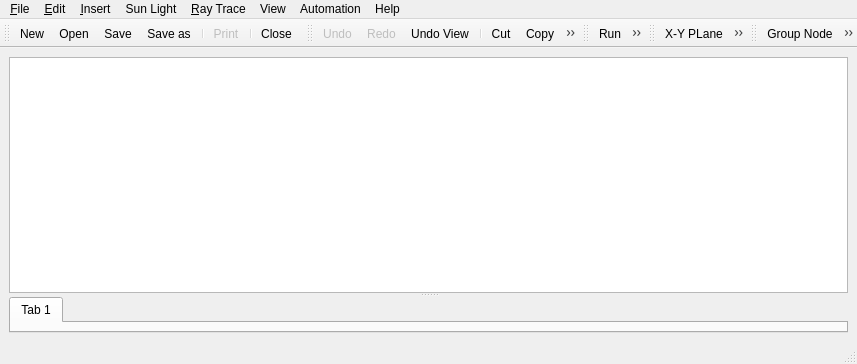
<?xml version="1.0" encoding="UTF-8"?>
<ui version="4.0">
 <author>Manuel J. Blanco</author>
 <class>MainWindow</class>
 <widget class="QMainWindow" name="MainWindow">
  <property name="enabled">
   <bool>true</bool>
  </property>
  <property name="geometry">
   <rect>
    <x>0</x>
    <y>0</y>
    <width>857</width>
    <height>364</height>
   </rect>
  </property>
  <property name="sizePolicy">
   <sizepolicy hsizetype="Expanding" vsizetype="Expanding">
    <horstretch>0</horstretch>
    <verstretch>0</verstretch>
   </sizepolicy>
  </property>
  <property name="acceptDrops">
   <bool>true</bool>
  </property>
  <property name="windowTitle">
   <string>Tonatiuh</string>
  </property>
  <property name="windowIcon">
   <iconset resource="../../tonatiuh.qrc">
    <normaloff>:/icons/LogoTonatiuh.png</normaloff>:/icons/LogoTonatiuh.png</iconset>
  </property>
  <widget class="QWidget" name="centralWidget">
   <property name="sizePolicy">
    <sizepolicy hsizetype="Expanding" vsizetype="Expanding">
     <horstretch>0</horstretch>
     <verstretch>0</verstretch>
    </sizepolicy>
   </property>
   <layout class="QVBoxLayout">
    <item>
     <widget class="QSplitter" name="horizontalSplitter">
      <property name="orientation">
       <enum>Qt::Horizontal</enum>
      </property>
      <widget class="QSplitter" name="modelSplitter">
       <property name="orientation">
        <enum>Qt::Vertical</enum>
       </property>
       <widget class="SceneModelView" name="sceneModelView">
        <property name="sizePolicy">
         <sizepolicy hsizetype="Preferred" vsizetype="Preferred">
          <horstretch>0</horstretch>
          <verstretch>0</verstretch>
         </sizepolicy>
        </property>
        <property name="acceptDrops">
         <bool>true</bool>
        </property>
        <property name="horizontalScrollBarPolicy">
         <enum>Qt::ScrollBarAsNeeded</enum>
        </property>
        <property name="dragEnabled">
         <bool>true</bool>
        </property>
        <property name="dragDropMode">
         <enum>QAbstractItemView::DragDrop</enum>
        </property>
        <property name="selectionBehavior">
         <enum>QAbstractItemView::SelectRows</enum>
        </property>
        <property name="animated">
         <bool>true</bool>
        </property>
        <property name="allColumnsShowFocus">
         <bool>false</bool>
        </property>
       </widget>
       <widget class="ParametersView" name="parametersView">
        <property name="currentIndex">
         <number>0</number>
        </property>
        <widget class="QWidget" name="tab">
         <attribute name="title">
          <string>Tab 1</string>
         </attribute>
        </widget>
       </widget>
      </widget>
     </widget>
    </item>
   </layout>
  </widget>
  <widget class="QMenuBar" name="menubar">
   <property name="geometry">
    <rect>
     <x>0</x>
     <y>0</y>
     <width>857</width>
     <height>25</height>
    </rect>
   </property>
   <widget class="QMenu" name="menuEdit">
    <property name="title">
     <string>&amp;Edit</string>
    </property>
    <addaction name="actionUndo"/>
    <addaction name="actionRedo"/>
    <addaction name="separator"/>
    <addaction name="actionCut"/>
    <addaction name="actionCopy"/>
    <addaction name="actionPasteCopy"/>
    <addaction name="actionPasteLink"/>
    <addaction name="actionDelete"/>
   </widget>
   <widget class="QMenu" name="menuFile">
    <property name="title">
     <string>&amp;File</string>
    </property>
    <widget class="QMenu" name="menuRecent">
     <property name="title">
      <string>&amp;Recent</string>
     </property>
    </widget>
    <addaction name="actionNew"/>
    <addaction name="actionOpen"/>
    <addaction name="menuRecent"/>
    <addaction name="separator"/>
    <addaction name="actionSave"/>
    <addaction name="actionSaveAs"/>
    <addaction name="actionSaveComponent"/>
    <addaction name="separator"/>
    <addaction name="actionPrint"/>
    <addaction name="separator"/>
    <addaction name="actionClose"/>
   </widget>
   <widget class="QMenu" name="menuView">
    <property name="title">
     <string>View</string>
    </property>
    <addaction name="actionAxis"/>
    <addaction name="actionBackground"/>
    <addaction name="actionEdit_Mode"/>
    <addaction name="separator"/>
    <addaction name="action_X_Y_Plane"/>
    <addaction name="action_X_Z_Plane"/>
    <addaction name="action_Y_Z_Plane"/>
    <addaction name="actionSunPlane"/>
    <addaction name="separator"/>
    <addaction name="actionGrid"/>
    <addaction name="actionGridSettings"/>
   </widget>
   <widget class="QMenu" name="menuInsert">
    <property name="title">
     <string>&amp;Insert</string>
    </property>
    <widget class="QMenu" name="menuShape">
     <property name="enabled">
      <bool>false</bool>
     </property>
     <property name="title">
      <string>Shape</string>
     </property>
    </widget>
    <widget class="QMenu" name="menuMaterial">
     <property name="enabled">
      <bool>false</bool>
     </property>
     <property name="title">
      <string>Material</string>
     </property>
    </widget>
    <widget class="QMenu" name="menuTracker">
     <property name="enabled">
      <bool>false</bool>
     </property>
     <property name="title">
      <string>Tracker</string>
     </property>
    </widget>
    <addaction name="actionNode"/>
    <addaction name="actionSurfaceNode"/>
    <addaction name="separator"/>
    <addaction name="menuShape"/>
    <addaction name="menuMaterial"/>
    <addaction name="menuTracker"/>
    <addaction name="separator"/>
    <addaction name="actionUserComponent"/>
   </widget>
   <widget class="QMenu" name="menuSun_Light">
    <property name="title">
     <string>Sun Light</string>
    </property>
    <addaction name="actionDefineSunLight"/>
    <addaction name="actionCalculateSunPosition"/>
    <addaction name="actionDisconnect_All_Trackers"/>
   </widget>
   <widget class="QMenu" name="menu_Raytrace">
    <property name="title">
     <string>&amp;Ray Trace</string>
    </property>
    <addaction name="actionRun"/>
    <addaction name="actionDisplayRays"/>
    <addaction name="actionExportPhotonMap"/>
    <addaction name="separator"/>
    <addaction name="actionRayTraceOptions"/>
    <addaction name="actionReset_Analyzer_Values"/>
   </widget>
   <widget class="QMenu" name="menuHelp">
    <property name="title">
     <string>Help</string>
    </property>
    <addaction name="actionCheckForUpdates"/>
    <addaction name="separator"/>
    <addaction name="actionAbout"/>
   </widget>
   <widget class="QMenu" name="menuAutomation">
    <property name="title">
     <string>Automation</string>
    </property>
    <addaction name="actionOpenScriptEditor"/>
   </widget>
   <addaction name="menuFile"/>
   <addaction name="menuEdit"/>
   <addaction name="menuInsert"/>
   <addaction name="menuSun_Light"/>
   <addaction name="menu_Raytrace"/>
   <addaction name="menuView"/>
   <addaction name="menuAutomation"/>
   <addaction name="menuHelp"/>
  </widget>
  <widget class="QStatusBar" name="statusbar"/>
  <widget class="QToolBar" name="fileToolBar">
   <property name="windowTitle">
    <string>File</string>
   </property>
   <property name="orientation">
    <enum>Qt::Horizontal</enum>
   </property>
   <attribute name="toolBarArea">
    <enum>TopToolBarArea</enum>
   </attribute>
   <attribute name="toolBarBreak">
    <bool>false</bool>
   </attribute>
   <addaction name="actionNew"/>
   <addaction name="actionOpen"/>
   <addaction name="actionSave"/>
   <addaction name="actionSaveAs"/>
   <addaction name="separator"/>
   <addaction name="actionPrint"/>
   <addaction name="separator"/>
   <addaction name="actionClose"/>
  </widget>
  <widget class="QToolBar" name="editToolBar">
   <property name="windowTitle">
    <string>Edit</string>
   </property>
   <property name="orientation">
    <enum>Qt::Horizontal</enum>
   </property>
   <attribute name="toolBarArea">
    <enum>TopToolBarArea</enum>
   </attribute>
   <attribute name="toolBarBreak">
    <bool>false</bool>
   </attribute>
   <addaction name="actionUndo"/>
   <addaction name="actionRedo"/>
   <addaction name="actionUndoView"/>
   <addaction name="separator"/>
   <addaction name="actionCut"/>
   <addaction name="actionCopy"/>
   <addaction name="actionPasteCopy"/>
   <addaction name="actionPasteLink"/>
   <addaction name="actionDelete"/>
  </widget>
  <widget class="QToolBar" name="raytraceToolBar">
   <property name="windowTitle">
    <string>Ray Tracer</string>
   </property>
   <attribute name="toolBarArea">
    <enum>TopToolBarArea</enum>
   </attribute>
   <attribute name="toolBarBreak">
    <bool>false</bool>
   </attribute>
   <addaction name="actionRun"/>
   <addaction name="actionExportPhotonMap"/>
  </widget>
  <widget class="QToolBar" name="viewToolBar">
   <property name="windowTitle">
    <string>View</string>
   </property>
   <attribute name="toolBarArea">
    <enum>TopToolBarArea</enum>
   </attribute>
   <attribute name="toolBarBreak">
    <bool>false</bool>
   </attribute>
   <addaction name="action_X_Y_Plane"/>
   <addaction name="action_Y_Z_Plane"/>
   <addaction name="action_X_Z_Plane"/>
   <addaction name="actionSunPlane"/>
   <addaction name="separator"/>
   <addaction name="actionGridSettings"/>
  </widget>
  <widget class="QToolBar" name="insertTollBar">
   <property name="windowTitle">
    <string>Node Kits</string>
   </property>
   <attribute name="toolBarArea">
    <enum>TopToolBarArea</enum>
   </attribute>
   <attribute name="toolBarBreak">
    <bool>false</bool>
   </attribute>
   <addaction name="actionNode"/>
   <addaction name="actionSurfaceNode"/>
   <addaction name="actionAnalyzerNode"/>
  </widget>
  <action name="actionNew">
   <property name="icon">
    <iconset resource="../../tonatiuh.qrc">
     <normaloff>:/icons/new.png</normaloff>:/icons/new.png</iconset>
   </property>
   <property name="text">
    <string>&amp;New</string>
   </property>
  </action>
  <action name="actionOpen">
   <property name="icon">
    <iconset resource="../../tonatiuh.qrc">
     <normaloff>:/icons/open.png</normaloff>:/icons/open.png</iconset>
   </property>
   <property name="text">
    <string>&amp;Open ...</string>
   </property>
  </action>
  <action name="actionSave">
   <property name="icon">
    <iconset resource="../../tonatiuh.qrc">
     <normaloff>:/icons/save.png</normaloff>:/icons/save.png</iconset>
   </property>
   <property name="text">
    <string>&amp;Save</string>
   </property>
  </action>
  <action name="actionSaveAs">
   <property name="icon">
    <iconset resource="../../tonatiuh.qrc">
     <normaloff>:/icons/saveas.png</normaloff>:/icons/saveas.png</iconset>
   </property>
   <property name="text">
    <string>Save &amp;as ...</string>
   </property>
  </action>
  <action name="actionPrint">
   <property name="enabled">
    <bool>false</bool>
   </property>
   <property name="icon">
    <iconset resource="../../tonatiuh.qrc">
     <normaloff>:/icons/print.png</normaloff>:/icons/print.png</iconset>
   </property>
   <property name="text">
    <string>&amp;Print</string>
   </property>
  </action>
  <action name="actionClose">
   <property name="icon">
    <iconset resource="../../tonatiuh.qrc">
     <normaloff>:/icons/close.png</normaloff>:/icons/close.png</iconset>
   </property>
   <property name="text">
    <string>&amp;Close</string>
   </property>
  </action>
  <action name="actionUndo">
   <property name="enabled">
    <bool>false</bool>
   </property>
   <property name="icon">
    <iconset resource="../../tonatiuh.qrc">
     <normaloff>:/icons/undo.png</normaloff>:/icons/undo.png</iconset>
   </property>
   <property name="text">
    <string>&amp;Undo</string>
   </property>
  </action>
  <action name="actionRedo">
   <property name="enabled">
    <bool>false</bool>
   </property>
   <property name="icon">
    <iconset resource="../../tonatiuh.qrc">
     <normaloff>:/icons/redo.png</normaloff>:/icons/redo.png</iconset>
   </property>
   <property name="text">
    <string>&amp;Redo</string>
   </property>
  </action>
  <action name="actionCut">
   <property name="icon">
    <iconset resource="../../tonatiuh.qrc">
     <normaloff>:/icons/cut.png</normaloff>:/icons/cut.png</iconset>
   </property>
   <property name="text">
    <string>&amp;Cut</string>
   </property>
   <property name="shortcut">
    <string>Ctrl+X</string>
   </property>
  </action>
  <action name="actionCopy">
   <property name="icon">
    <iconset resource="../../tonatiuh.qrc">
     <normaloff>:/icons/copy.png</normaloff>:/icons/copy.png</iconset>
   </property>
   <property name="text">
    <string>&amp;Copy</string>
   </property>
   <property name="shortcut">
    <string>Ctrl+C</string>
   </property>
  </action>
  <action name="actionPasteCopy">
   <property name="icon">
    <iconset resource="../../tonatiuh.qrc">
     <normaloff>:/icons/paste.png</normaloff>:/icons/paste.png</iconset>
   </property>
   <property name="text">
    <string>&amp;Paste</string>
   </property>
   <property name="toolTip">
    <string>Paste a clipboard node copy</string>
   </property>
   <property name="shortcut">
    <string>Ctrl+V</string>
   </property>
  </action>
  <action name="actionRun">
   <property name="icon">
    <iconset resource="../../tonatiuh.qrc">
     <normaloff>:/icons/run.png</normaloff>:/icons/run.png</iconset>
   </property>
   <property name="text">
    <string>&amp;Run</string>
   </property>
  </action>
  <action name="actionAxis">
   <property name="checkable">
    <bool>true</bool>
   </property>
   <property name="checked">
    <bool>true</bool>
   </property>
   <property name="enabled">
    <bool>true</bool>
   </property>
   <property name="text">
    <string>Axis</string>
   </property>
   <property name="toolTip">
    <string>Draw Shape Local Axis</string>
   </property>
  </action>
  <action name="actionUndoView">
   <property name="icon">
    <iconset resource="../../tonatiuh.qrc">
     <normaloff>:/icons/undoView.png</normaloff>:/icons/undoView.png</iconset>
   </property>
   <property name="text">
    <string>Undo View</string>
   </property>
  </action>
  <action name="actionNode">
   <property name="icon">
    <iconset resource="../../tonatiuh.qrc">
     <normaloff>:/icons/separatorKit.png</normaloff>:/icons/separatorKit.png</iconset>
   </property>
   <property name="text">
    <string>Group Node</string>
   </property>
  </action>
  <action name="actionDisplayRays">
   <property name="checkable">
    <bool>true</bool>
   </property>
   <property name="checked">
    <bool>false</bool>
   </property>
   <property name="enabled">
    <bool>false</bool>
   </property>
   <property name="text">
    <string>Display rays</string>
   </property>
  </action>
  <action name="actionPasteLink">
   <property name="icon">
    <iconset resource="../../tonatiuh.qrc">
     <normaloff>:/icons/paste_link.png</normaloff>:/icons/paste_link.png</iconset>
   </property>
   <property name="text">
    <string>Paste Link</string>
   </property>
   <property name="toolTip">
    <string>Paste a link to the clipboard node</string>
   </property>
  </action>
  <action name="actionDelete">
   <property name="icon">
    <iconset resource="../../tonatiuh.qrc">
     <normaloff>:/icons/delete.png</normaloff>:/icons/delete.png</iconset>
   </property>
   <property name="text">
    <string>Delete</string>
   </property>
   <property name="shortcut">
    <string>Backspace</string>
   </property>
  </action>
  <action name="actionRayTraceOptions">
   <property name="text">
    <string>Ray Trace Options ...</string>
   </property>
  </action>
  <action name="actionSurfaceNode">
   <property name="icon">
    <iconset resource="../../tonatiuh.qrc">
     <normaloff>:/icons/shapeKit.png</normaloff>:/icons/shapeKit.png</iconset>
   </property>
   <property name="text">
    <string>Surface Node</string>
   </property>
  </action>
  <action name="action_X_Y_Plane">
   <property name="icon">
    <iconset resource="../../tonatiuh.qrc">
     <normaloff>:/icons/viewer_viewXY.png</normaloff>:/icons/viewer_viewXY.png</iconset>
   </property>
   <property name="text">
    <string>X-Y PLane</string>
   </property>
  </action>
  <action name="action_X_Z_Plane">
   <property name="icon">
    <iconset resource="../../tonatiuh.qrc">
     <normaloff>:/icons/viewer_viewXZ.png</normaloff>:/icons/viewer_viewXZ.png</iconset>
   </property>
   <property name="text">
    <string>X-Z Plane</string>
   </property>
  </action>
  <action name="action_Y_Z_Plane">
   <property name="icon">
    <iconset resource="../../tonatiuh.qrc">
     <normaloff>:/icons/viewer_viewYZ.png</normaloff>:/icons/viewer_viewYZ.png</iconset>
   </property>
   <property name="text">
    <string>Z-YPlane</string>
   </property>
  </action>
  <action name="actionDefineSunLight">
   <property name="enabled">
    <bool>true</bool>
   </property>
   <property name="icon">
    <iconset resource="../../tonatiuh.qrc">
     <normaloff>:/icons/lightKit.png</normaloff>:/icons/lightKit.png</iconset>
   </property>
   <property name="text">
    <string>Define SunLight...</string>
   </property>
  </action>
  <action name="actionEdit_Mode">
   <property name="checkable">
    <bool>true</bool>
   </property>
   <property name="text">
    <string>Edit Mode</string>
   </property>
  </action>
  <action name="actionGrid">
   <property name="checkable">
    <bool>true</bool>
   </property>
   <property name="checked">
    <bool>false</bool>
   </property>
   <property name="enabled">
    <bool>true</bool>
   </property>
   <property name="text">
    <string>Grid</string>
   </property>
  </action>
  <action name="actionBackground">
   <property name="checkable">
    <bool>true</bool>
   </property>
   <property name="checked">
    <bool>true</bool>
   </property>
   <property name="text">
    <string>Background</string>
   </property>
  </action>
  <action name="actionCalculateSunPosition">
   <property name="checkable">
    <bool>false</bool>
   </property>
   <property name="enabled">
    <bool>false</bool>
   </property>
   <property name="text">
    <string>Sun Position Calculator ...</string>
   </property>
  </action>
  <action name="actionExportPhotonMap">
   <property name="icon">
    <iconset resource="../../tonatiuh.qrc">
     <normaloff>:/icons/export.png</normaloff>:/icons/export.png</iconset>
   </property>
   <property name="text">
    <string>Export PhotonMap</string>
   </property>
  </action>
  <action name="actionUserComponent">
   <property name="text">
    <string>User Component</string>
   </property>
  </action>
  <action name="actionSaveComponent">
   <property name="text">
    <string>Save Component</string>
   </property>
  </action>
  <action name="actionSunPlane">
   <property name="icon">
    <iconset resource="../../tonatiuh.qrc">
     <normaloff>:/icons/viewer_viewSun.png</normaloff>:/icons/viewer_viewSun.png</iconset>
   </property>
   <property name="text">
    <string>SunPlane</string>
   </property>
  </action>
  <action name="actionGridSettings">
   <property name="enabled">
    <bool>false</bool>
   </property>
   <property name="icon">
    <iconset resource="../../tonatiuh.qrc">
     <normaloff>:/icons/grid.png</normaloff>:/icons/grid.png</iconset>
   </property>
   <property name="text">
    <string>Grid Settings ...</string>
   </property>
  </action>
  <action name="actionAbout">
   <property name="text">
    <string>About...</string>
   </property>
  </action>
  <action name="actionOpenScriptEditor">
   <property name="text">
    <string>Script Editor</string>
   </property>
  </action>
  <action name="actionCheckForUpdates">
   <property name="text">
    <string>Check for updates</string>
   </property>
  </action>
  <action name="actionAnalyzerNode">
   <property name="icon">
    <iconset resource="../../tonatiuh.qrc">
     <normaloff>:/icons/AnalyzerKit.png</normaloff>:/icons/AnalyzerKit.png</iconset>
   </property>
   <property name="text">
    <string>Analyzer Node</string>
   </property>
  </action>
  <action name="actionTrackers_Connected">
   <property name="text">
    <string>Trackers Connected</string>
   </property>
  </action>
  <action name="actionDisconnect_All_Trackers">
   <property name="checkable">
    <bool>true</bool>
   </property>
   <property name="text">
    <string>Disconnect All Trackers</string>
   </property>
  </action>
  <action name="actionReset_Analyzer_Values">
   <property name="text">
    <string>Reset Analyzer Values</string>
   </property>
  </action>
 </widget>
 <layoutdefault spacing="6" margin="9"/>
 <customwidgets>
  <customwidget>
   <class>SceneModelView</class>
   <extends>QTreeView</extends>
   <header location="global">SceneModelView.h</header>
  </customwidget>
  <customwidget>
   <class>ParametersView</class>
   <extends>QTabWidget</extends>
   <header location="global">ParametersView.h</header>
   <container>1</container>
  </customwidget>
 </customwidgets>
 <resources>
  <include location="../../tonatiuh.qrc"/>
 </resources>
 <connections>
  <connection>
   <sender>actionGrid</sender>
   <signal>toggled(bool)</signal>
   <receiver>actionGridSettings</receiver>
   <slot>setEnabled(bool)</slot>
   <hints>
    <hint type="sourcelabel">
     <x>-1</x>
     <y>-1</y>
    </hint>
    <hint type="destinationlabel">
     <x>-1</x>
     <y>-1</y>
    </hint>
   </hints>
  </connection>
 </connections>
</ui>
